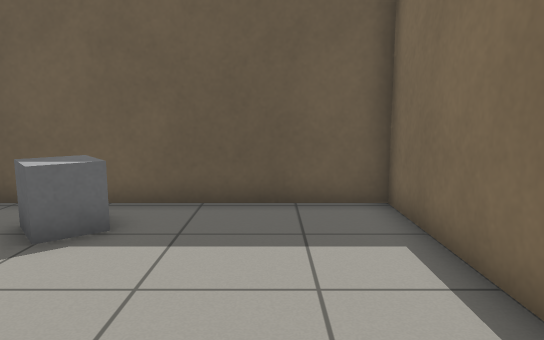
view 1 (above)

13 first-person views from a walk through a Gazebo world. The camera is 0.94 m above the floor, tilts 8° down and sees 70° across. The floor is counted in squares, 0.5 m on a side. Each view is taken from the middle of a square. On the plan, view 1 faces up. The plan holds only what a view shows up to about 19 squares ahead; the rest is blank.

view 2
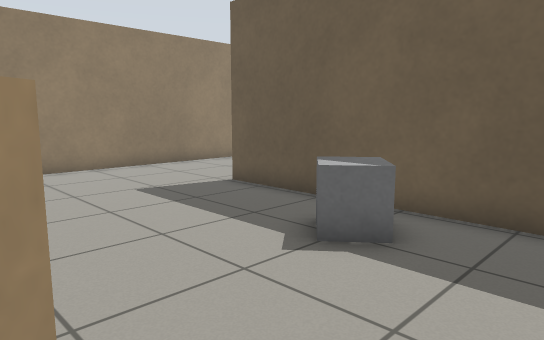

view 3
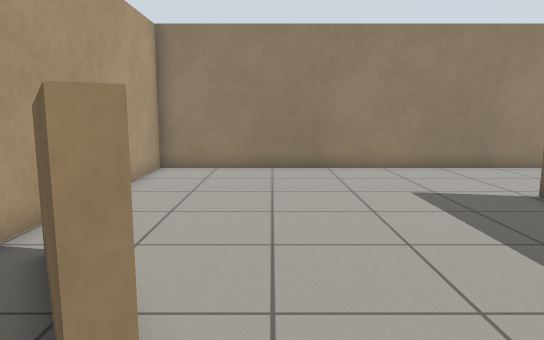

view 4
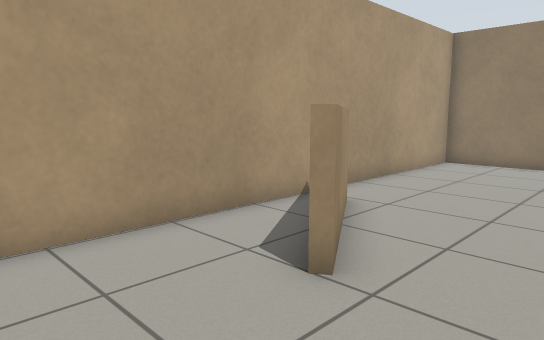

view 5
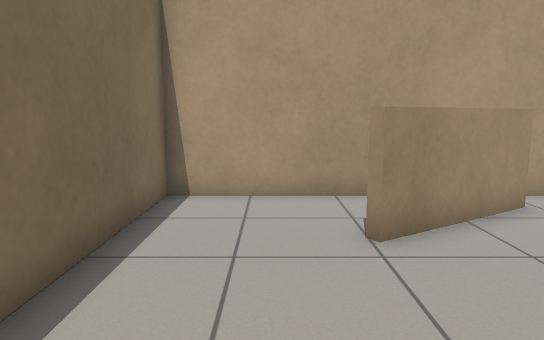

view 6
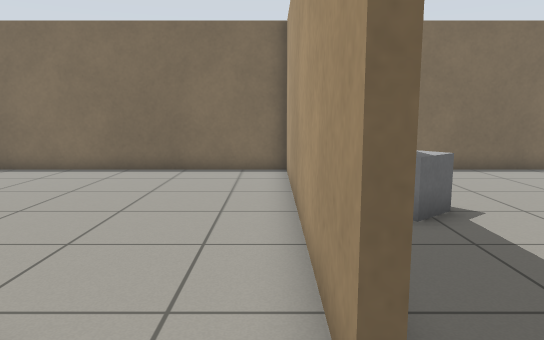

view 7
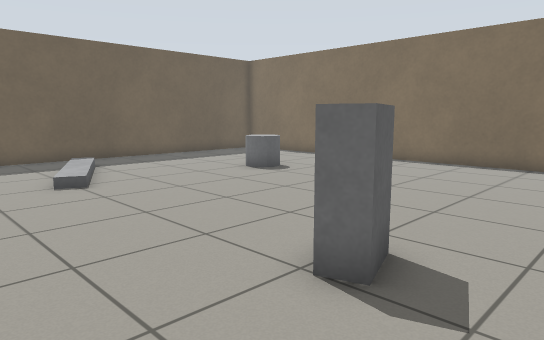

view 8
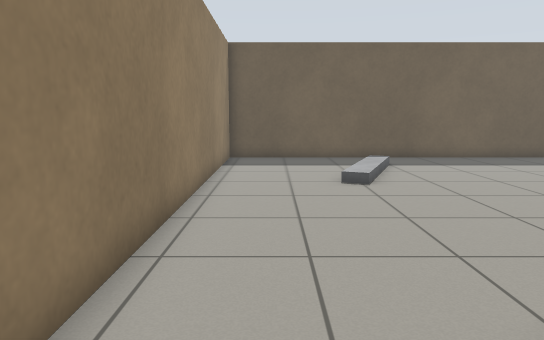

view 9
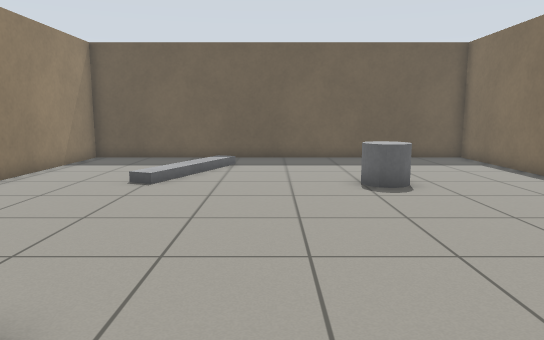

view 10
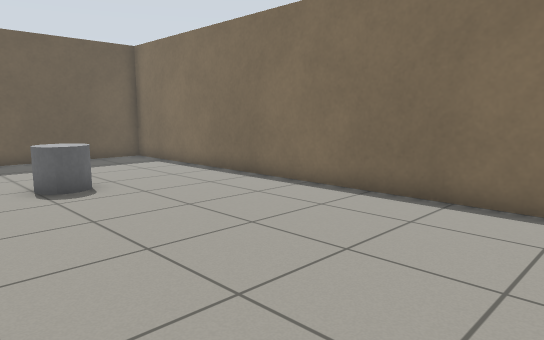

view 11
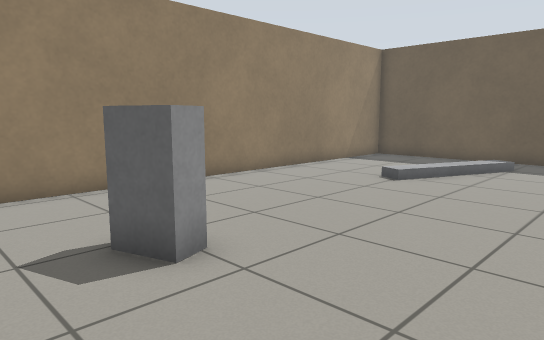

view 12
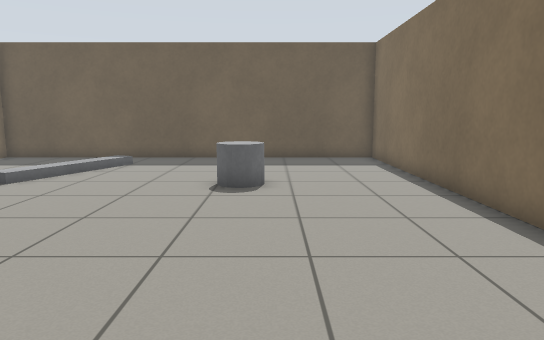

view 13
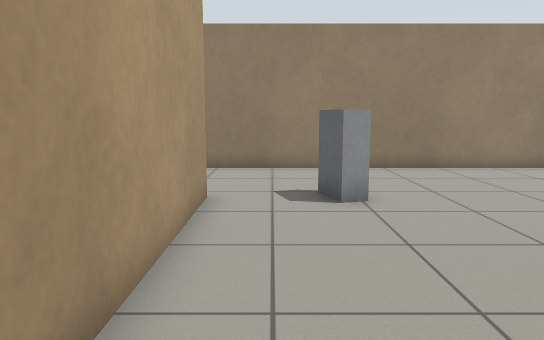

### Floor plan
Points are (right, up) in squares from view 1. A wall is a line through its corners. A room is listed if a view was taken in it or the views show most of it. See-through windows are left out.
Room 1 (views 1, 2, 3, 4, 5)
walls: (-13.9, 8.5) (-13.9, -2) (2.5, -2) (2.5, 8.2) (-8.9, 8.2)
low walls: (-5.3, -0.9) (-1.5, 1.5); (-1.4, 1.2) (-5.1, -1.1)
ways out: opening at (-11, 8) to room 2
objects: grey box (-4, 6) to (-3, 7)
Room 2 (views 6, 7, 8, 9, 10, 11, 12, 13)
walls: (-8.9, 8.5) (2.5, 8.5) (2.5, 26.4) (-13.9, 26.4) (-13.9, 8.5)
ways out: opening at (-11, 8) to room 1
objects: grey box (-9, 11) to (-8, 12); grey cylinder (-3, 19) to (-2, 20)

Positions as (right, up) in squares from view 1, and headings:
1: (0, 0), facing up
2: (0, 1), facing up-left
3: (0, 2), facing left
4: (2, 4), facing down-left
5: (0, 7), facing down
6: (-11, 9), facing right
7: (-13, 9), facing up-right
8: (-12, 9), facing up
9: (-6, 9), facing up
10: (-6, 9), facing up-right
11: (-4, 9), facing up-left
12: (-2, 9), facing up
13: (0, 10), facing left
